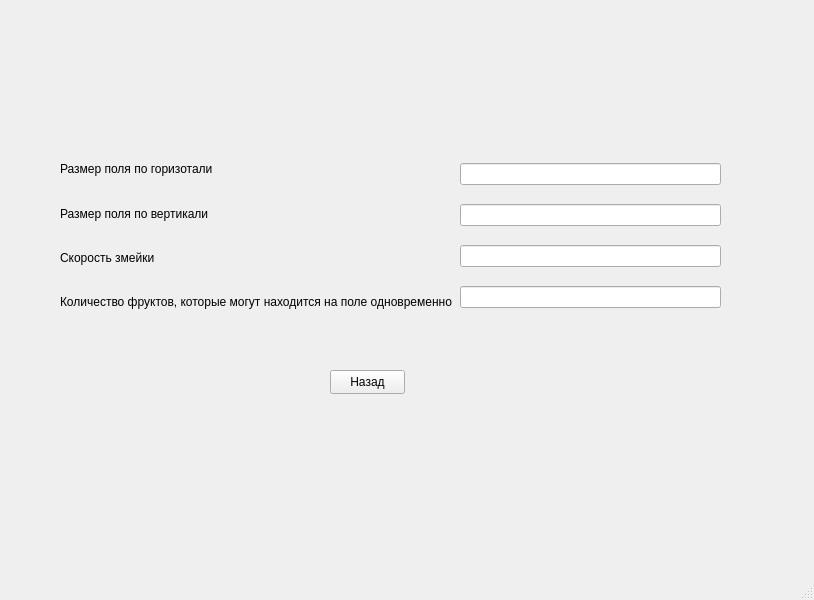
<?xml version="1.0" encoding="UTF-8"?>
<ui version="4.0">
 <class>MainWindow</class>
 <widget class="QMainWindow" name="MainWindow">
  <property name="geometry">
   <rect>
    <x>0</x>
    <y>0</y>
    <width>814</width>
    <height>600</height>
   </rect>
  </property>
  <property name="windowTitle">
   <string>MainWindow</string>
  </property>
  <widget class="QWidget" name="centralwidget">
   <widget class="QWidget" name="verticalLayoutWidget">
    <property name="geometry">
     <rect>
      <x>60</x>
      <y>150</y>
      <width>401</width>
      <height>171</height>
     </rect>
    </property>
    <layout class="QVBoxLayout" name="verticalLayout_6">
     <item>
      <widget class="QLabel" name="sizex">
       <property name="text">
        <string>Размер поля по горизотали</string>
       </property>
      </widget>
     </item>
     <item>
      <widget class="QLabel" name="sizey">
       <property name="text">
        <string>Размер поля по вертикали</string>
       </property>
      </widget>
     </item>
     <item>
      <widget class="QLabel" name="speed">
       <property name="text">
        <string>Скорость змейки</string>
       </property>
      </widget>
     </item>
     <item>
      <widget class="QLabel" name="count">
       <property name="text">
        <string>Количество фруктов, которые могут находится на поле одновременно</string>
       </property>
      </widget>
     </item>
    </layout>
   </widget>
   <widget class="QWidget" name="verticalLayoutWidget_2">
    <property name="geometry">
     <rect>
      <x>460</x>
      <y>150</y>
      <width>261</width>
      <height>171</height>
     </rect>
    </property>
    <layout class="QVBoxLayout" name="verticalLayout_7">
     <item>
      <widget class="QLineEdit" name="line_sizex"/>
     </item>
     <item>
      <widget class="QLineEdit" name="line_sizey"/>
     </item>
     <item>
      <widget class="QLineEdit" name="line_speed"/>
     </item>
     <item>
      <widget class="QLineEdit" name="line_count"/>
     </item>
    </layout>
   </widget>
   <widget class="QPushButton" name="back">
    <property name="geometry">
     <rect>
      <x>330</x>
      <y>370</y>
      <width>75</width>
      <height>24</height>
     </rect>
    </property>
    <property name="text">
     <string>Назад</string>
    </property>
   </widget>
  </widget>
  <widget class="QMenuBar" name="menubar">
   <property name="geometry">
    <rect>
     <x>0</x>
     <y>0</y>
     <width>814</width>
     <height>22</height>
    </rect>
   </property>
  </widget>
  <widget class="QStatusBar" name="statusbar"/>
 </widget>
 <resources/>
 <connections/>
</ui>
